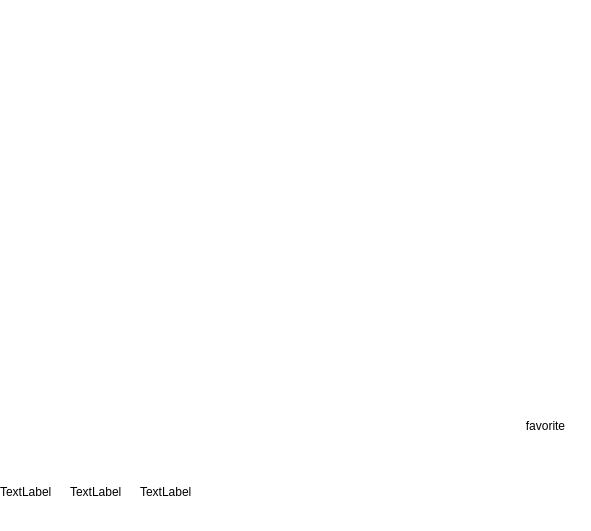
     <widget class="QGroupBox" name="today_gb">
      <property name="geometry">
       <rect>
        <x>30</x>
        <y>20</y>
        <width>591</width>
        <height>531</height>
       </rect>
      </property>
      <property name="styleSheet">
       <string notr="true">background-color: rgba(255, 255, 255, 100);
border: none;
border-radius: 15px;</string>
      </property>
      <property name="title">
       <string/>
      </property>
      <widget class="QLabel" name="city">
       <property name="geometry">
        <rect>
         <x>0</x>
         <y>0</y>
         <width>331</width>
         <height>52</height>
        </rect>
       </property>
       <property name="text">
        <string/>
       </property>
      </widget>
      <widget class="QLabel" name="now_temp">
       <property name="geometry">
        <rect>
         <x>343</x>
         <y>0</y>
         <width>251</width>
         <height>101</height>
        </rect>
       </property>
       <property name="text">
        <string/>
       </property>
      </widget>
      <widget class="QLabel" name="maxmin">
       <property name="geometry">
        <rect>
         <x>410</x>
         <y>110</y>
         <width>184</width>
         <height>52</height>
        </rect>
       </property>
       <property name="text">
        <string/>
       </property>
      </widget>
      <widget class="QLabel" name="img_now">
       <property name="geometry">
        <rect>
         <x>0</x>
         <y>60</y>
         <width>256</width>
         <height>256</height>
        </rect>
       </property>
       <property name="minimumSize">
        <size>
         <width>256</width>
         <height>256</height>
        </size>
       </property>
       <property name="styleSheet">
        <string notr="true">background-color: rgba(255, 255, 255, 0);</string>
       </property>
       <property name="text">
        <string/>
       </property>
       <property name="pixmap">
        <pixmap>weather-icons/WeatherIcon - 1-32 (1).png</pixmap>
       </property>
      </widget>
      <widget class="QLabel" name="description">
       <property name="geometry">
        <rect>
         <x>0</x>
         <y>320</y>
         <width>431</width>
         <height>52</height>
        </rect>
       </property>
       <property name="text">
        <string/>
       </property>
      </widget>
      <widget class="QLabel" name="date">
       <property name="geometry">
        <rect>
         <x>303</x>
         <y>480</y>
         <width>291</width>
         <height>52</height>
        </rect>
       </property>
       <property name="text">
        <string/>
       </property>
      </widget>
      <widget class="QWidget" name="gridLayoutWidget">
       <property name="geometry">
        <rect>
         <x>0</x>
         <y>390</y>
         <width>206</width>
         <height>136</height>
        </rect>
       </property>
       <layout class="QGridLayout" name="gridLayout_21">
        <item row="0" column="0">
         <widget class="QLabel" name="label">
          <property name="minimumSize">
           <size>
            <width>64</width>
            <height>64</height>
           </size>
          </property>
          <property name="maximumSize">
           <size>
            <width>64</width>
            <height>64</height>
           </size>
          </property>
          <property name="styleSheet">
           <string notr="true">background-color: rgba(255, 255, 255, 0);
border-radius: 5px;</string>
          </property>
          <property name="text">
           <string/>
          </property>
          <property name="pixmap">
           <pixmap>icons/free-icon-wind-2011448.png</pixmap>
          </property>
         </widget>
        </item>
        <item row="1" column="1">
         <widget class="QLabel" name="label_5">
          <property name="minimumSize">
           <size>
            <width>64</width>
            <height>64</height>
           </size>
          </property>
          <property name="maximumSize">
           <size>
            <width>64</width>
            <height>64</height>
           </size>
          </property>
          <property name="styleSheet">
           <string notr="true">background-color: rgba(255, 255, 255, 0);
border-radius: 5px;</string>
          </property>
          <property name="text">
           <string>TextLabel</string>
          </property>
         </widget>
        </item>
        <item row="0" column="1">
         <widget class="QLabel" name="label_2">
          <property name="minimumSize">
           <size>
            <width>64</width>
            <height>64</height>
           </size>
          </property>
          <property name="maximumSize">
           <size>
            <width>64</width>
            <height>64</height>
           </size>
          </property>
          <property name="styleSheet">
           <string notr="true">background-color: rgba(255, 255, 255, 0);
border-radius: 5px;</string>
          </property>
          <property name="text">
           <string/>
          </property>
          <property name="pixmap">
           <pixmap>icons/free-icon-barometer-3093409.png</pixmap>
          </property>
         </widget>
        </item>
        <item row="1" column="0">
         <widget class="QLabel" name="label_4">
          <property name="minimumSize">
           <size>
            <width>64</width>
            <height>64</height>
           </size>
          </property>
          <property name="maximumSize">
           <size>
            <width>64</width>
            <height>64</height>
           </size>
          </property>
          <property name="styleSheet">
           <string notr="true">background-color: rgba(255, 255, 255, 0);
border-radius: 5px;</string>
          </property>
          <property name="text">
           <string>TextLabel</string>
          </property>
         </widget>
        </item>
        <item row="1" column="2">
         <widget class="QLabel" name="label_6">
          <property name="minimumSize">
           <size>
            <width>64</width>
            <height>64</height>
           </size>
          </property>
          <property name="maximumSize">
           <size>
            <width>64</width>
            <height>64</height>
           </size>
          </property>
          <property name="styleSheet">
           <string notr="true">background-color: rgba(255, 255, 255, 0);
border-radius: 5px;</string>
          </property>
          <property name="text">
           <string>TextLabel</string>
          </property>
         </widget>
        </item>
        <item row="0" column="2">
         <widget class="QLabel" name="label_3">
          <property name="minimumSize">
           <size>
            <width>64</width>
            <height>64</height>
           </size>
          </property>
          <property name="maximumSize">
           <size>
            <width>64</width>
            <height>64</height>
           </size>
          </property>
          <property name="styleSheet">
           <string notr="true">background-color: rgba(255, 255, 255, 0);
border-radius: 5px;</string>
          </property>
          <property name="text">
           <string/>
          </property>
          <property name="pixmap">
           <pixmap>icons/free-icon-humidity-1975551.png</pixmap>
          </property>
         </widget>
        </item>
       </layout>
      </widget>
      <widget class="QPushButton" name="favorite">
       <property name="geometry">
        <rect>
         <x>500</x>
         <y>380</y>
         <width>91</width>
         <height>91</height>
        </rect>
       </property>
       <property name="text">
        <string>favorite</string>
       </property>
      </widget>
     </widget>
